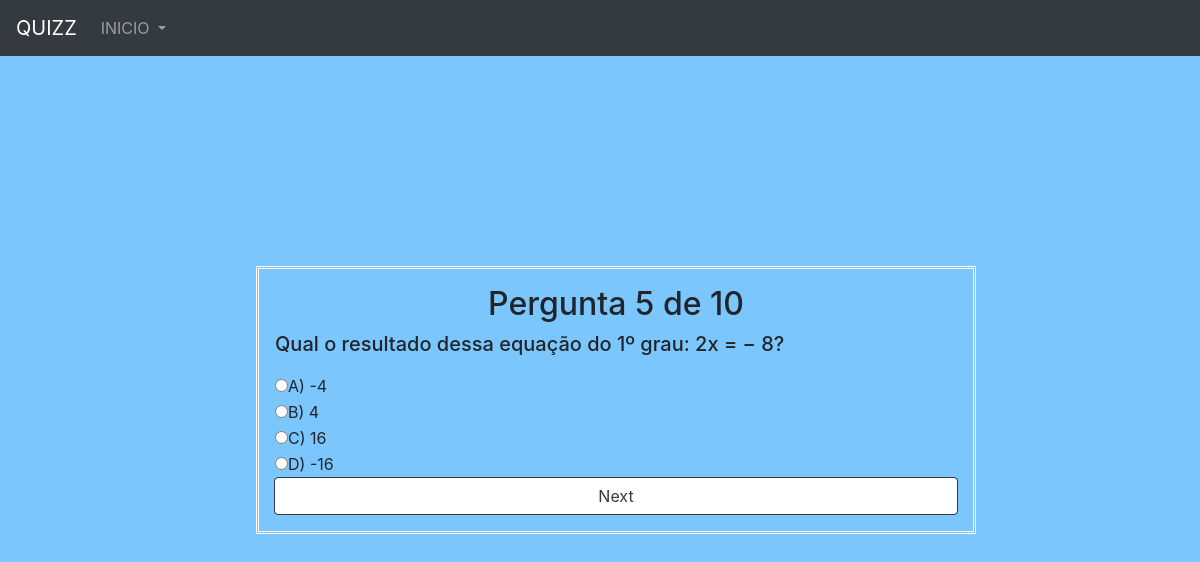
The app's page /showquizz?page=5, older data.
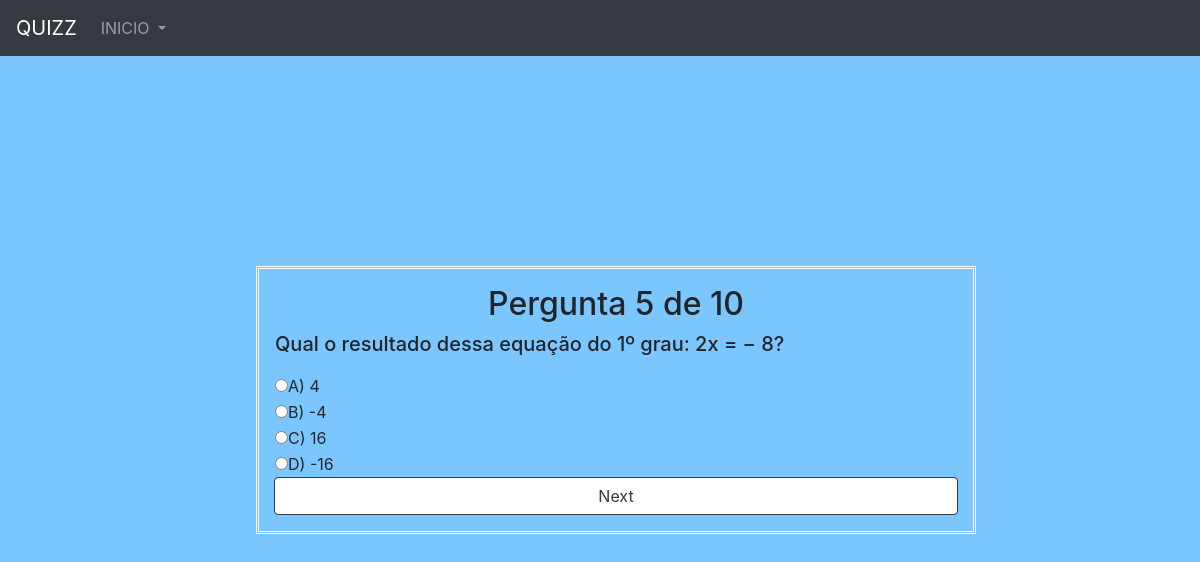
The same page, newer data.
### core/models.py (models this page shows, shortened)
class BaseModel(models.Model):
    objects = models.Manager()
    class Meta:
        abstract = True

class Question(BaseModel):
    pergunta = models.TextField('Pergunta')
    correta = models.CharField('Questao correta', max_length=1)
    solucao = models.TextField('solucao')
    nivel = models.IntegerField('nivel')
    a = models.TextField()
    b = models.TextField()
    c = models.TextField()
    d = models.TextField()

### core/views.py (the view)
# urls.py: path('showquizz', showquizz, name="showquizz"),
def showquizz(request):
    objeto = question_global  # pego o total de objetos que quero aleatoriamente
    paginator = Paginator(objeto, 1)  # comeco na primeira pagina
    try:
        page = int(request.GET.get('page', '1'))
    except:
        page = 1
    try:
        questions = paginator.page(page)
    except(EmptyPage, InvalidPage):
        questions = paginator.page(paginator.num_pages)
    context = {
        'objeto': objeto,
        'questions': questions,
        'count': pag_total
    }
    return render(request, 'showquizz.html', context)

### core/templates/showquizz.html (shortened to what this page needs)
{% load bootstrap4 %}
<!DOCTYPE html>
<html lang="en">
<head>
    {%bootstrap_css%}
</head>
<body>
    <div class="navbar">
        <div class="navbar navbar-expand-lg fixed-top navbar-dark bg-dark" style="">
            <a href="../" class="navbar-brand"><font style="vertical-align: inherit;"><font style="vertical-align: inherit;">QUIZZ</font></font></a>
            <div class="collapse navbar-collapse" id="navbarResponsive">
                <ul class="navbar-nav">
                    <li class="nav-item dropdown">
                        <a class="nav-link dropdown-toggle" data-toggle="dropdown" href="#" id="themes"><font style="vertical-align: inherit;"><font style="vertical-align: inherit;">INICIO </font></font></a>
                    </li>
                </ul>
            </div>
        </div>
    </div>
    <div class="container">
        <center><h2>Pergunta {{ questions.end_index }} de  {{count}}</h2></center>
        <div>
            {% for question in questions %}
            <form id="myForm">
            <table>
                <tr><td><label><h5>{{question.pergunta}}</h5></label></td></tr>
                <tr><td><input type="radio" class="rb" name="name" id="a" value="A">A) {{question.a}}</td></tr>
                 <tr><td><input type="radio" class="rb" name="name" id="b" value="B">B) {{question.b}}</td></tr>
                 <tr><td><input type="radio" class="rb" name="name" id="c" value="C">C) {{question.c}}</td></tr>
                 <tr><td><input type="radio" class="rb" name="name" id="d" value="D">D) {{question.d}}</td></tr>
            </table>
            </form>
            {% endfor %}
            <div class="paginetor">
                <div class="form-group">
                    {%  if questions.has_next %}
                    <a href="?page={{ questions.next_page_number }}"><button class="form-control btn-outline-dark" size="5" id="save_ans">Next</button></a>
                    {% else %}
                    <a href="resultado"><button class="btn form-control btn-success" id="save_ans">Submit Quiz</button></a>
                    {% endif %}
                </div>
            </div>
        </div>
    </div>
</body>
</html>

Row changes from the older to the newer data that the page shows:
changed Question "Qual o resultado dessa equação do 1º grau: 2x = − 8?": a "-4" → "4"; b "4" → "-4"
